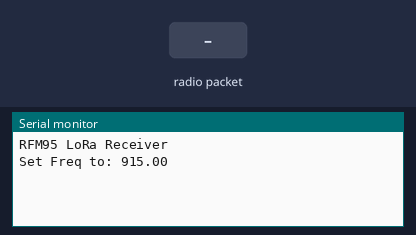
Recording of a sketch running on a simulated Arduino Uno, built with avr-gcc and run on an emulated ATmega328P. Parts: the last lines printed to the serial monitor. Inputs (shaded band) come from the test bench. No radio packets arrive unless stated.

Above: at 1.2 s.
1.3 s: radio packet "5" arrives
At 2.5 s:
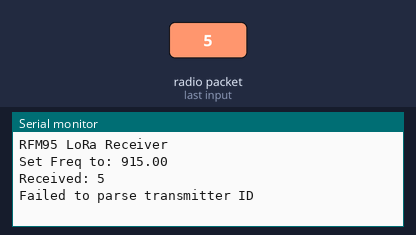
2.8 s: radio packet "90" arrives
At 3.9 s:
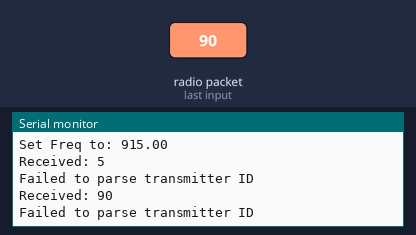
4.3 s: radio packet "200" arrives
At 5.0 s:
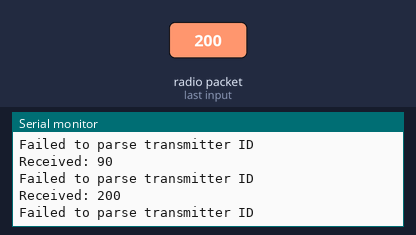

The sketch:

LoRa_Concentrator.ino
```cpp
#include <SPI.h>
#include <RH_RF95.h>

// Singleton instance of the radio driver
RH_RF95 rf95;

// Change to match the hardware
#define RFM95_CS 10
#define RFM95_RST 9
#define RFM95_INT 2

// Frequency of LoRa module
#define RF95_FREQ 915.0

void setup()
{
  // Manual reset
  pinMode(RFM95_RST, OUTPUT);
  digitalWrite(RFM95_RST, HIGH);

  Serial.begin(9600);
  while (!Serial) {
    ; // wait for serial port to connect. Needed for native USB port only
  }

  Serial.println("RFM95 LoRa Receiver");

  // Initialize the RFM95
  digitalWrite(RFM95_RST, LOW);
  delay(10);
  digitalWrite(RFM95_RST, HIGH);
  delay(10);

  if (!rf95.init()) {
    Serial.println("LoRa init failed");
    while (1);
  }

  // Set frequency
  if (!rf95.setFrequency(RF95_FREQ)) {
    Serial.println("setFrequency failed");
    while (1);
  }

  Serial.print("Set Freq to: "); Serial.println(RF95_FREQ);

  // Set transmitter power
  rf95.setTxPower(23, false);
}

void loop()
{
  if (rf95.available()) {
    // Should be a message for us now
    uint8_t buf[RH_RF95_MAX_MESSAGE_LEN];
    uint8_t len = sizeof(buf);

    if (rf95.recv(buf, &len)) {
      buf[len] = '\0'; // Null-terminate the received data

      Serial.print("Received: ");
      Serial.println((char*)buf);

      // Extract the transmitter ID from the received message
      int transmitterID = -1;
      sscanf((char*)buf, "ID: %d", &transmitterID);

      if (transmitterID != -1) {
        Serial.print("Transmitter ID: ");
        Serial.println(transmitterID);

        // Further processing based on transmitter ID
        // For example, store data or perform specific actions
      } else {
        Serial.println("Failed to parse transmitter ID");
      }

      // Blink the LED to show a successful message received
      digitalWrite(LED_BUILTIN, HIGH);
      delay(200);
      digitalWrite(LED_BUILTIN, LOW);
      delay(200);
    } else {
      Serial.println("Receive failed");
    }
  }
}
```

Measured:
- after the input at 1.3 s, the serial monitor: prints a new line at once (image 1)
- after the input at 2.8 s, the serial monitor: prints a new line at once (image 2)
- after the input at 4.3 s, the serial monitor: prints a new line at once (image 3)
